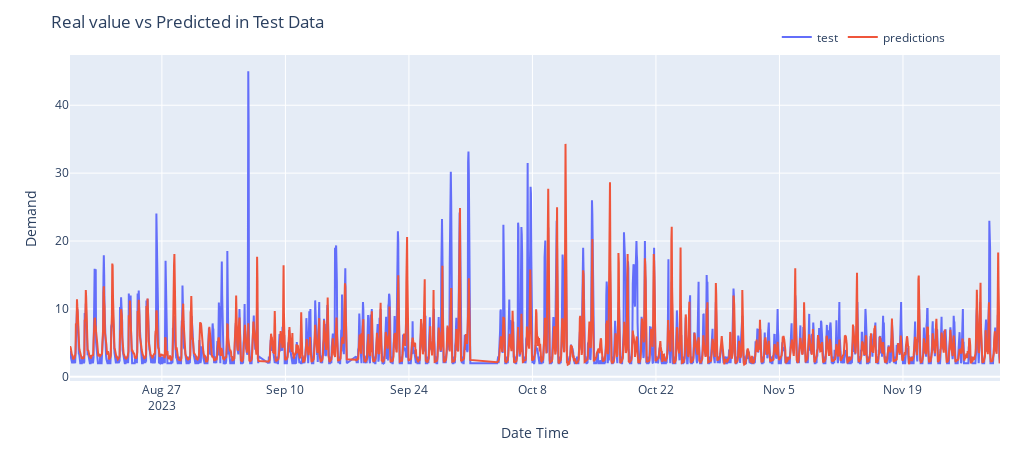

Here is the notebook cell this chart was saved with:
### Code cell
plotPredictions(X_test_dates, y_pred, y_test)

### Figure 1 — Plotly figure (JSON) as saved in the notebook; plotly's stock layout.template omitted (floating-point values rounded to 4 significant figures; data arrays with more than 128 entries replaced by an {"elided": "..."} marker saying what was removed)
{"data": [{"mode": "lines", "name": "test", "type": "scatter", "x": {"elided": "2410 str values"}, "y": {"elided": "2410 float values"}}, {"mode": "lines", "name": "predictions", "type": "scatter", "x": {"elided": "2410 str values"}, "y": {"elided": "2410 float values"}}], "layout": {"height": 450, "legend": {"orientation": "h", "x": 0.76, "xanchor": "left", "y": 1.1, "yanchor": "top"}, "margin": {"b": 20, "l": 70, "r": 20, "t": 55}, "title": {"text": "Real value vs Predicted in Test Data"}, "width": 1020, "xaxis": {"title": {"text": "Date Time"}}, "yaxis": {"title": {"text": "Demand"}}}}
